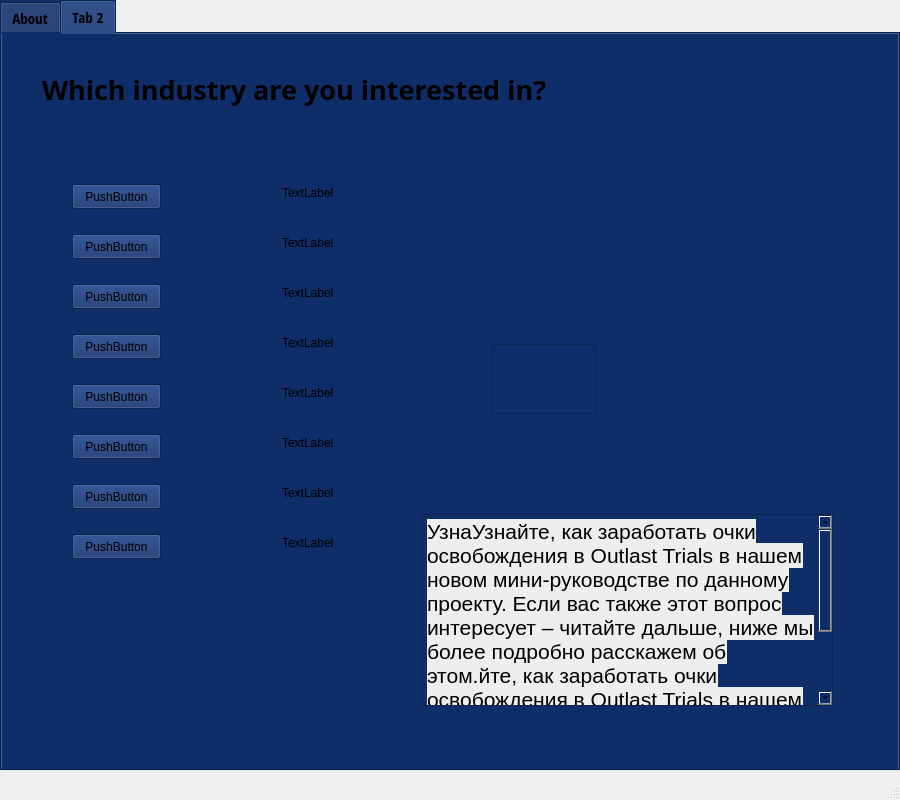
<?xml version="1.0" encoding="UTF-8"?>
<ui version="4.0">
 <class>MainWindow</class>
 <widget class="QMainWindow" name="MainWindow">
  <property name="geometry">
   <rect>
    <x>0</x>
    <y>0</y>
    <width>900</width>
    <height>800</height>
   </rect>
  </property>
  <property name="windowTitle">
   <string>Умный Маркетолог</string>
  </property>
  <property name="styleSheet">
   <string notr="true">background-color: (rgb15,45,105);
background-color: rgb(15, 45, 105)rgb(15, 45, 105);</string>
  </property>
  <widget class="QWidget" name="centralwidget">
   <widget class="QTabWidget" name="tabWidget">
    <property name="geometry">
     <rect>
      <x>0</x>
      <y>0</y>
      <width>900</width>
      <height>771</height>
     </rect>
    </property>
    <property name="font">
     <font>
      <family>Open Sans Condensed</family>
      <pointsize>11</pointsize>
     </font>
    </property>
    <property name="styleSheet">
     <string notr="true">background-color: rgb(15, 45, 105);</string>
    </property>
    <property name="tabPosition">
     <enum>QTabWidget::North</enum>
    </property>
    <property name="currentIndex">
     <number>1</number>
    </property>
    <property name="iconSize">
     <size>
      <width>18</width>
      <height>18</height>
     </size>
    </property>
    <widget class="QWidget" name="tab">
     <attribute name="title">
      <string>About</string>
     </attribute>
     <widget class="QLabel" name="label">
      <property name="geometry">
       <rect>
        <x>50</x>
        <y>300</y>
        <width>800</width>
        <height>140</height>
       </rect>
      </property>
      <property name="font">
       <font>
        <family>Padauk</family>
        <pointsize>18</pointsize>
        <weight>75</weight>
        <bold>true</bold>
       </font>
      </property>
      <property name="text">
       <string>Умный маркетолог -  приложение от бога!</string>
      </property>
      <property name="alignment">
       <set>Qt::AlignHCenter|Qt::AlignTop</set>
      </property>
      <property name="margin">
       <number>0</number>
      </property>
      <property name="indent">
       <number>-1</number>
      </property>
     </widget>
    </widget>
    <widget class="QWidget" name="tab_2">
     <attribute name="title">
      <string>Tab 2</string>
     </attribute>
     <widget class="QPushButton" name="pushButton">
      <property name="geometry">
       <rect>
        <x>70</x>
        <y>200</y>
        <width>89</width>
        <height>25</height>
       </rect>
      </property>
      <property name="text">
       <string>PushButton</string>
      </property>
     </widget>
     <widget class="QPushButton" name="pushButton_2">
      <property name="geometry">
       <rect>
        <x>70</x>
        <y>250</y>
        <width>89</width>
        <height>25</height>
       </rect>
      </property>
      <property name="text">
       <string>PushButton</string>
      </property>
     </widget>
     <widget class="QPushButton" name="pushButton_3">
      <property name="geometry">
       <rect>
        <x>70</x>
        <y>350</y>
        <width>89</width>
        <height>25</height>
       </rect>
      </property>
      <property name="text">
       <string>PushButton</string>
      </property>
     </widget>
     <widget class="QPushButton" name="pushButton_4">
      <property name="geometry">
       <rect>
        <x>70</x>
        <y>300</y>
        <width>89</width>
        <height>25</height>
       </rect>
      </property>
      <property name="text">
       <string>PushButton</string>
      </property>
     </widget>
     <widget class="QPushButton" name="pushButton_5">
      <property name="geometry">
       <rect>
        <x>70</x>
        <y>400</y>
        <width>89</width>
        <height>25</height>
       </rect>
      </property>
      <property name="text">
       <string>PushButton</string>
      </property>
     </widget>
     <widget class="QPushButton" name="pushButton_6">
      <property name="geometry">
       <rect>
        <x>70</x>
        <y>150</y>
        <width>89</width>
        <height>25</height>
       </rect>
      </property>
      <property name="text">
       <string>PushButton</string>
      </property>
     </widget>
     <widget class="QLabel" name="label_4">
      <property name="geometry">
       <rect>
        <x>280</x>
        <y>350</y>
        <width>67</width>
        <height>17</height>
       </rect>
      </property>
      <property name="text">
       <string>TextLabel</string>
      </property>
     </widget>
     <widget class="QLabel" name="label_5">
      <property name="geometry">
       <rect>
        <x>280</x>
        <y>450</y>
        <width>67</width>
        <height>17</height>
       </rect>
      </property>
      <property name="text">
       <string>TextLabel</string>
      </property>
     </widget>
     <widget class="QLabel" name="label_6">
      <property name="geometry">
       <rect>
        <x>280</x>
        <y>400</y>
        <width>67</width>
        <height>17</height>
       </rect>
      </property>
      <property name="text">
       <string>TextLabel</string>
      </property>
     </widget>
     <widget class="QLabel" name="label_7">
      <property name="geometry">
       <rect>
        <x>280</x>
        <y>500</y>
        <width>67</width>
        <height>17</height>
       </rect>
      </property>
      <property name="text">
       <string>TextLabel</string>
      </property>
     </widget>
     <widget class="QLabel" name="label_8">
      <property name="geometry">
       <rect>
        <x>280</x>
        <y>300</y>
        <width>67</width>
        <height>17</height>
       </rect>
      </property>
      <property name="text">
       <string>TextLabel</string>
      </property>
     </widget>
     <widget class="QPushButton" name="pushButton_7">
      <property name="geometry">
       <rect>
        <x>70</x>
        <y>450</y>
        <width>89</width>
        <height>25</height>
       </rect>
      </property>
      <property name="text">
       <string>PushButton</string>
      </property>
     </widget>
     <widget class="QPushButton" name="pushButton_8">
      <property name="geometry">
       <rect>
        <x>70</x>
        <y>500</y>
        <width>89</width>
        <height>25</height>
       </rect>
      </property>
      <property name="text">
       <string>PushButton</string>
      </property>
     </widget>
     <widget class="QLabel" name="label_9">
      <property name="geometry">
       <rect>
        <x>280</x>
        <y>250</y>
        <width>67</width>
        <height>17</height>
       </rect>
      </property>
      <property name="text">
       <string>TextLabel</string>
      </property>
     </widget>
     <widget class="QLabel" name="label_10">
      <property name="geometry">
       <rect>
        <x>280</x>
        <y>200</y>
        <width>67</width>
        <height>17</height>
       </rect>
      </property>
      <property name="text">
       <string>TextLabel</string>
      </property>
     </widget>
     <widget class="QLabel" name="label_11">
      <property name="geometry">
       <rect>
        <x>280</x>
        <y>150</y>
        <width>67</width>
        <height>17</height>
       </rect>
      </property>
      <property name="text">
       <string>TextLabel</string>
      </property>
     </widget>
     <widget class="QLabel" name="label_3">
      <property name="geometry">
       <rect>
        <x>40</x>
        <y>30</y>
        <width>571</width>
        <height>51</height>
       </rect>
      </property>
      <property name="font">
       <font>
        <family>Open Sans</family>
        <pointsize>20</pointsize>
        <weight>75</weight>
        <bold>true</bold>
       </font>
      </property>
      <property name="text">
       <string>Which industry are you interested in?</string>
      </property>
      <property name="scaledContents">
       <bool>false</bool>
      </property>
     </widget>
     <widget class="QLabel" name="label_2">
      <property name="geometry">
       <rect>
        <x>610</x>
        <y>70</y>
        <width>230</width>
        <height>230</height>
       </rect>
      </property>
      <property name="text">
       <string/>
      </property>
      <property name="pixmap">
       <pixmap>hselogo_fullsize_outline.svg</pixmap>
      </property>
     </widget>
     <widget class="QTextEdit" name="textEdit">
      <property name="geometry">
       <rect>
        <x>490</x>
        <y>310</y>
        <width>104</width>
        <height>70</height>
       </rect>
      </property>
     </widget>
     <widget class="QTextBrowser" name="textBrowser">
      <property name="geometry">
       <rect>
        <x>420</x>
        <y>480</y>
        <width>411</width>
        <height>192</height>
       </rect>
      </property>
      <property name="html">
       <string>&lt;!DOCTYPE HTML PUBLIC &quot;-//W3C//DTD HTML 4.0//EN&quot; &quot;http://www.w3.org/TR/REC-html40/strict.dtd&quot;&gt;
&lt;html&gt;&lt;head&gt;&lt;meta name=&quot;qrichtext&quot; content=&quot;1&quot; /&gt;&lt;style type=&quot;text/css&quot;&gt;
p, li { white-space: pre-wrap; }
&lt;/style&gt;&lt;/head&gt;&lt;body style=&quot; font-family:'Ubuntu'; font-size:11pt; font-weight:400; font-style:normal;&quot;&gt;
&lt;p style=&quot; margin-top:0px; margin-bottom:0px; margin-left:0px; margin-right:0px; -qt-block-indent:0; text-indent:0px;&quot;&gt;&lt;span style=&quot; font-family:'Arial,Helvetica,sans-serif'; font-size:16pt; color:#000000; background-color:#eeeeee;&quot;&gt;УзнаУзнайте, как заработать очки освобождения в Outlast Trials в нашем новом мини-руководстве по данному проекту. Если вас также этот вопрос интересует – читайте дальше, ниже мы более подробно расскажем об этом.йте, как заработать очки освобождения в Outlast Trials в нашем новом мини-руководстве по данному проекту. Если вас также этот вопрос интересует – читайте дальше, ниже мы более подробно расскажем об этом.&lt;/span&gt;&lt;/p&gt;&lt;/body&gt;&lt;/html&gt;</string>
      </property>
     </widget>
    </widget>
   </widget>
  </widget>
  <widget class="QStatusBar" name="statusbar"/>
 </widget>
 <resources/>
 <connections/>
</ui>
